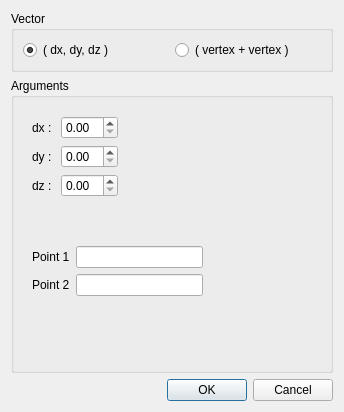
<?xml version="1.0" encoding="UTF-8"?>
<ui version="4.0">
 <class>VectorDialog</class>
 <widget class="QDialog" name="VectorDialog">
  <property name="geometry">
   <rect>
    <x>0</x>
    <y>0</y>
    <width>344</width>
    <height>412</height>
   </rect>
  </property>
  <property name="windowTitle">
   <string>Dialog</string>
  </property>
  <layout class="QVBoxLayout" name="verticalLayout_2">
   <item>
    <widget class="QGroupBox" name="groupBox_2">
     <property name="sizePolicy">
      <sizepolicy hsizetype="Preferred" vsizetype="Fixed">
       <horstretch>0</horstretch>
       <verstretch>0</verstretch>
      </sizepolicy>
     </property>
     <property name="title">
      <string>Vector</string>
     </property>
     <layout class="QHBoxLayout" name="horizontalLayout_5">
      <item>
       <widget class="QRadioButton" name="rb1">
        <property name="sizePolicy">
         <sizepolicy hsizetype="Expanding" vsizetype="Fixed">
          <horstretch>0</horstretch>
          <verstretch>0</verstretch>
         </sizepolicy>
        </property>
        <property name="text">
         <string>( dx, dy, dz )</string>
        </property>
        <property name="checked">
         <bool>true</bool>
        </property>
       </widget>
      </item>
      <item>
       <widget class="QRadioButton" name="rb2">
        <property name="sizePolicy">
         <sizepolicy hsizetype="Expanding" vsizetype="Fixed">
          <horstretch>0</horstretch>
          <verstretch>0</verstretch>
         </sizepolicy>
        </property>
        <property name="text">
         <string>( vertex + vertex )</string>
        </property>
       </widget>
      </item>
     </layout>
    </widget>
   </item>
   <item>
    <widget class="QGroupBox" name="groupBox">
     <property name="title">
      <string>Arguments</string>
     </property>
     <layout class="QVBoxLayout" name="verticalLayout">
      <item>
       <widget class="QWidget" name="widget" native="true">
        <layout class="QFormLayout" name="formLayout">
         <item row="0" column="0">
          <widget class="QLabel" name="label">
           <property name="sizePolicy">
            <sizepolicy hsizetype="Maximum" vsizetype="Preferred">
             <horstretch>0</horstretch>
             <verstretch>0</verstretch>
            </sizepolicy>
           </property>
           <property name="text">
            <string>dx : </string>
           </property>
          </widget>
         </item>
         <item row="0" column="1">
          <widget class="QDoubleSpinBox" name="dx_spb">
           <property name="sizePolicy">
            <sizepolicy hsizetype="Maximum" vsizetype="Fixed">
             <horstretch>0</horstretch>
             <verstretch>0</verstretch>
            </sizepolicy>
           </property>
          </widget>
         </item>
         <item row="1" column="0">
          <widget class="QLabel" name="label_2">
           <property name="sizePolicy">
            <sizepolicy hsizetype="Maximum" vsizetype="Preferred">
             <horstretch>0</horstretch>
             <verstretch>0</verstretch>
            </sizepolicy>
           </property>
           <property name="text">
            <string>dy : </string>
           </property>
          </widget>
         </item>
         <item row="1" column="1">
          <widget class="QDoubleSpinBox" name="dy_spb">
           <property name="sizePolicy">
            <sizepolicy hsizetype="Maximum" vsizetype="Fixed">
             <horstretch>0</horstretch>
             <verstretch>0</verstretch>
            </sizepolicy>
           </property>
          </widget>
         </item>
         <item row="2" column="0">
          <widget class="QLabel" name="label_3">
           <property name="sizePolicy">
            <sizepolicy hsizetype="Maximum" vsizetype="Preferred">
             <horstretch>0</horstretch>
             <verstretch>0</verstretch>
            </sizepolicy>
           </property>
           <property name="text">
            <string>dz : </string>
           </property>
          </widget>
         </item>
         <item row="2" column="1">
          <widget class="QDoubleSpinBox" name="dz_spb">
           <property name="sizePolicy">
            <sizepolicy hsizetype="Maximum" vsizetype="Fixed">
             <horstretch>0</horstretch>
             <verstretch>0</verstretch>
            </sizepolicy>
           </property>
          </widget>
         </item>
        </layout>
       </widget>
      </item>
      <item>
       <widget class="QWidget" name="widget_2" native="true">
        <layout class="QFormLayout" name="formLayout_2">
         <item row="0" column="0">
          <widget class="QLabel" name="label_4">
           <property name="text">
            <string>Point 1</string>
           </property>
          </widget>
         </item>
         <item row="0" column="1">
          <widget class="QLineEdit" name="v0_le">
           <property name="maximumSize">
            <size>
             <width>127</width>
             <height>16777215</height>
            </size>
           </property>
          </widget>
         </item>
         <item row="1" column="0">
          <widget class="QLabel" name="label_5">
           <property name="text">
            <string>Point 2</string>
           </property>
          </widget>
         </item>
         <item row="1" column="1">
          <widget class="QLineEdit" name="v1_le">
           <property name="maximumSize">
            <size>
             <width>127</width>
             <height>16777215</height>
            </size>
           </property>
          </widget>
         </item>
        </layout>
       </widget>
      </item>
     </layout>
    </widget>
   </item>
   <item>
    <widget class="QDialogButtonBox" name="buttonBox">
     <property name="orientation">
      <enum>Qt::Horizontal</enum>
     </property>
     <property name="standardButtons">
      <set>QDialogButtonBox::Cancel|QDialogButtonBox::Ok</set>
     </property>
    </widget>
   </item>
  </layout>
 </widget>
 <resources/>
 <connections>
  <connection>
   <sender>buttonBox</sender>
   <signal>accepted()</signal>
   <receiver>VectorDialog</receiver>
   <slot>accept()</slot>
   <hints>
    <hint type="sourcelabel">
     <x>257</x>
     <y>402</y>
    </hint>
    <hint type="destinationlabel">
     <x>157</x>
     <y>274</y>
    </hint>
   </hints>
  </connection>
  <connection>
   <sender>buttonBox</sender>
   <signal>rejected()</signal>
   <receiver>VectorDialog</receiver>
   <slot>reject()</slot>
   <hints>
    <hint type="sourcelabel">
     <x>325</x>
     <y>402</y>
    </hint>
    <hint type="destinationlabel">
     <x>286</x>
     <y>274</y>
    </hint>
   </hints>
  </connection>
  <connection>
   <sender>rb1</sender>
   <signal>clicked()</signal>
   <receiver>widget</receiver>
   <slot>show()</slot>
   <hints>
    <hint type="sourcelabel">
     <x>75</x>
     <y>46</y>
    </hint>
    <hint type="destinationlabel">
     <x>75</x>
     <y>107</y>
    </hint>
   </hints>
  </connection>
  <connection>
   <sender>rb1</sender>
   <signal>clicked()</signal>
   <receiver>widget_2</receiver>
   <slot>hide()</slot>
   <hints>
    <hint type="sourcelabel">
     <x>145</x>
     <y>49</y>
    </hint>
    <hint type="destinationlabel">
     <x>157</x>
     <y>236</y>
    </hint>
   </hints>
  </connection>
  <connection>
   <sender>rb2</sender>
   <signal>clicked()</signal>
   <receiver>widget_2</receiver>
   <slot>show()</slot>
   <hints>
    <hint type="sourcelabel">
     <x>251</x>
     <y>43</y>
    </hint>
    <hint type="destinationlabel">
     <x>253</x>
     <y>242</y>
    </hint>
   </hints>
  </connection>
  <connection>
   <sender>rb2</sender>
   <signal>clicked()</signal>
   <receiver>widget</receiver>
   <slot>hide()</slot>
   <hints>
    <hint type="sourcelabel">
     <x>222</x>
     <y>47</y>
    </hint>
    <hint type="destinationlabel">
     <x>210</x>
     <y>111</y>
    </hint>
   </hints>
  </connection>
 </connections>
</ui>
